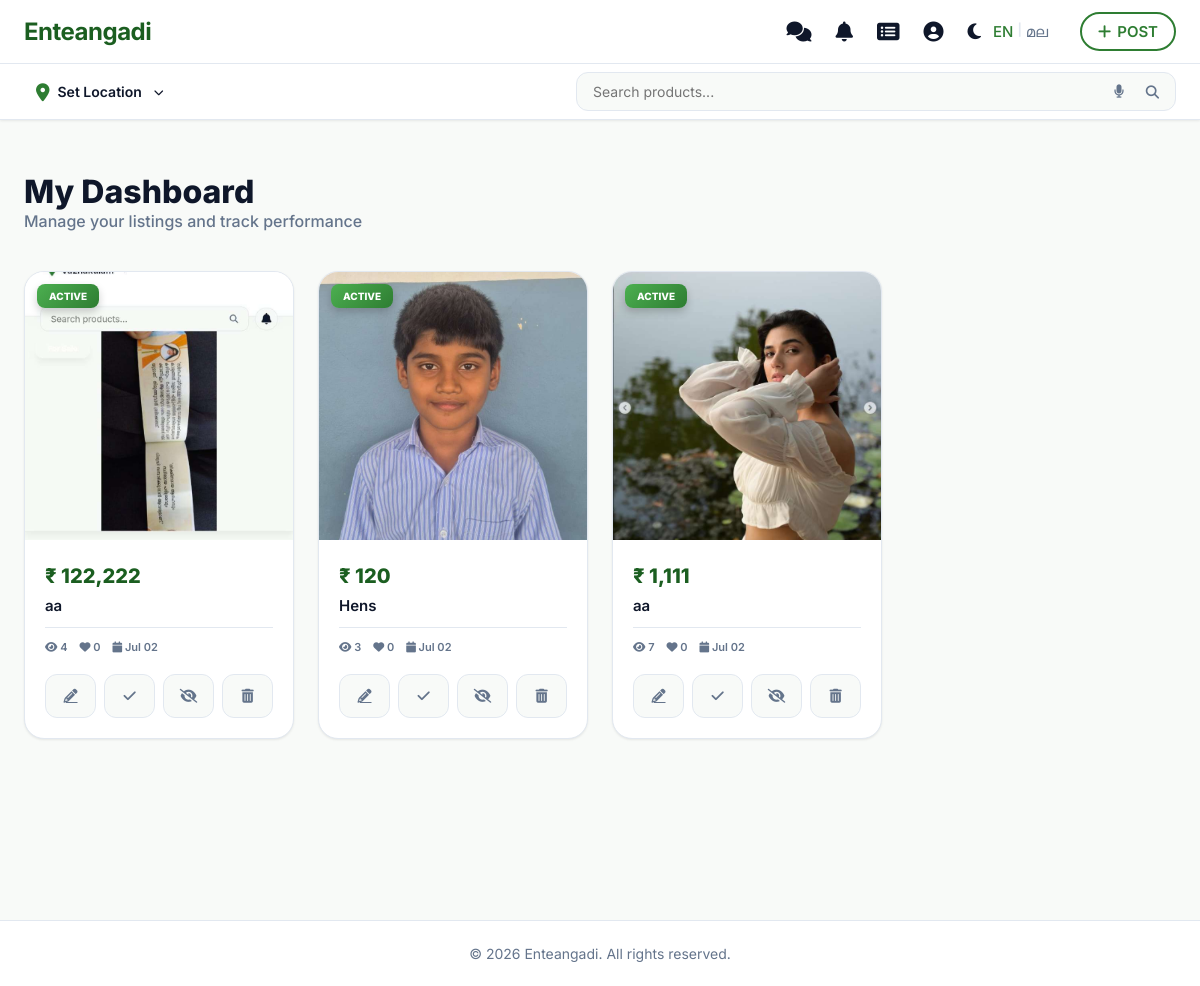
The app's page /user/my_ads.php (signed in), older data.
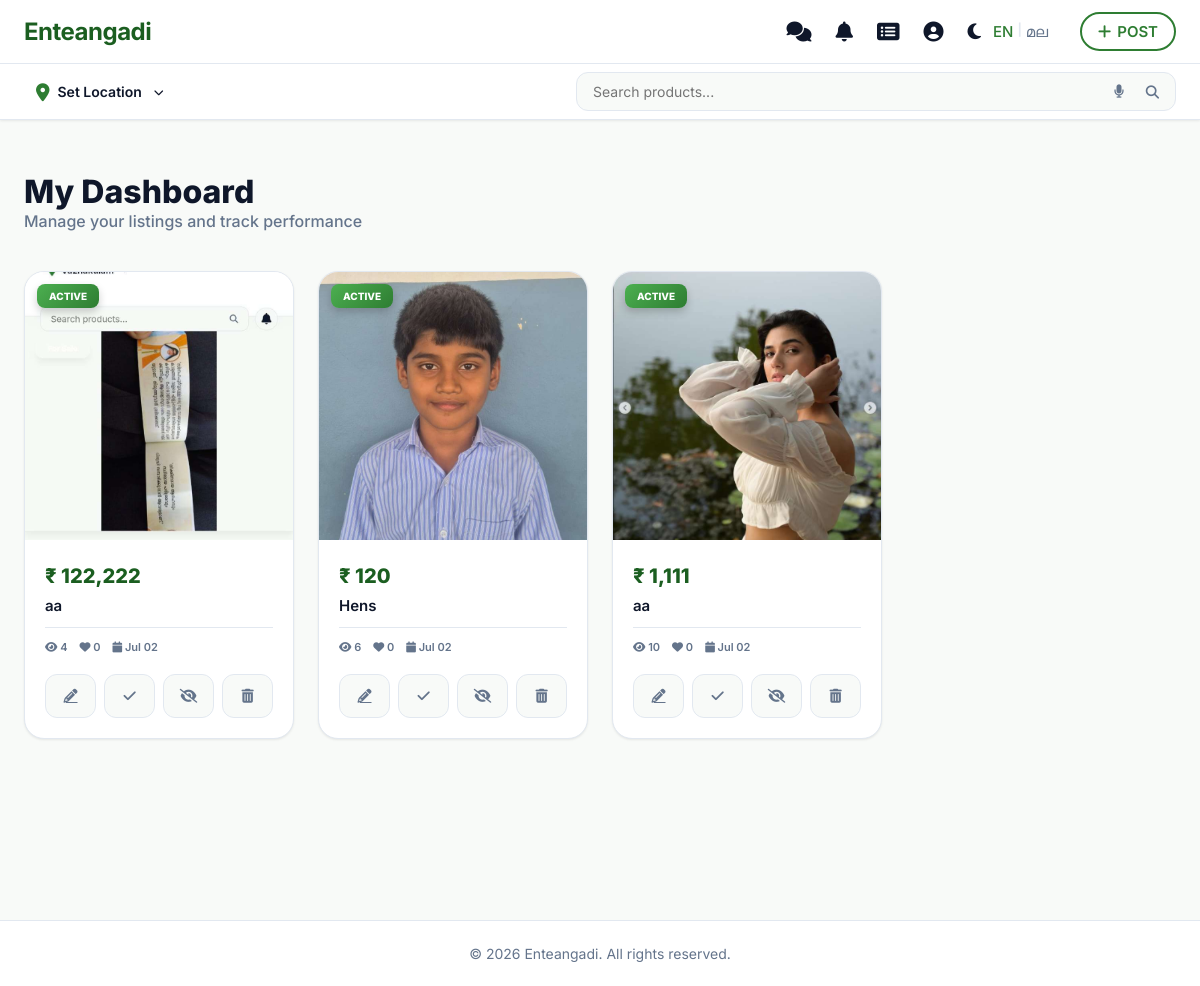
The same page, newer data.
### tables this page shows
CREATE TABLE `products` (
  `id` int(11) NOT NULL AUTO_INCREMENT,
  `unique_id` varchar(20) DEFAULT NULL,
  `user_id` int(11) NOT NULL,
  `category_id` int(11) NOT NULL,
  `title` varchar(255) NOT NULL,
  `description` text DEFAULT NULL,
  `price` decimal(10,2) NOT NULL,
  `type` enum('sell','buy','rent') DEFAULT 'sell',
  `expiry_date` date DEFAULT NULL,
  `whatsapp_number` varchar(20) DEFAULT NULL,
  `phone_number` varchar(20) DEFAULT NULL,
  `location_name` varchar(255) DEFAULT NULL,
  `latitude` decimal(10,8) DEFAULT NULL,
  `longitude` decimal(11,8) DEFAULT NULL,
  `status` enum('active','deleted','sold','expired','pending','inactive') DEFAULT 'active',
  `status_reason` text DEFAULT NULL,
  `is_verified` tinyint(1) DEFAULT 0,
  `is_notified` tinyint(1) DEFAULT 0,
  `views` int(11) DEFAULT 0,
  `created_at` timestamp NOT NULL DEFAULT current_timestamp(),
  `updated_at` timestamp NOT NULL DEFAULT current_timestamp() ON UPDATE current_timestamp(),
  PRIMARY KEY (`id`),
  UNIQUE KEY `unique_id` (`unique_id`),
  KEY `user_id` (`user_id`),
  KEY `category_id` (`category_id`),
  KEY `idx_products_status_created` (`status`,`created_at`),
  KEY `idx_products_status_type_created` (`status`,`type`,`created_at`),
  CONSTRAINT `products_ibfk_1` FOREIGN KEY (`user_id`) REFERENCES `users` (`id`) ON DELETE CASCADE,
  CONSTRAINT `products_ibfk_2` FOREIGN KEY (`category_id`) REFERENCES `categories` (`id`) ON DELETE CASCADE
);

### user/my_ads.php (the view, shortened to what this page needs)
<?php
require_once '../config.php';
$user_id = $_SESSION['user_id'];
$ad_stmt = $pdo->prepare("SELECT p.*, c.name as category_name,
    (SELECT image_path FROM product_images pi WHERE pi.product_id = p.id LIMIT 1) as main_image,
    (SELECT COUNT(*) FROM wishlist w WHERE w.product_id = p.id) as like_count
    FROM products p
    LEFT JOIN categories c ON p.category_id = c.id
    WHERE p.user_id = ? AND p.status != 'permanently_deleted'
    ORDER BY (p.status = 'active') DESC, p.created_at DESC");
$ad_stmt->execute([$user_id]);
$all_ads = $ad_stmt->fetchAll();
require_once '../includes/header.php';
?>
<div class="my-ads-wrapper">
    <div class="container">
        <div class="dashboard-header-premium">
            <div class="header-left">
                <h1>My Dashboard</h1>
                <p>Manage your listings and track performance</p>
            </div>
        </div>
        <?php if (empty($all_ads)): ?>
            <div class="empty-state-premium">
                <div class="empty-illustration">
                    <i class="fa fa-layer-group"></i>
                </div>
                <h3>Your Dashboard is Waiting</h3>
                <p>Start your journey by posting your first advertisement. It's quick, easy, and reaches thousands of
                    buyers.</p>
                <a href="post_ad.php" class="btn-premium-cta">
                    <i class="fa fa-plus-circle"></i> Create New Listing
                </a>
            </div>
        <?php else: ?>
            <div class="my-ads-grid">
                <?php foreach ($all_ads as $ad):
                    $is_active = ($ad['status'] === 'active');
                    ?>
                    <div class="my-ad-card <?= !$is_active ? 'ad-card-dimmed' : '' ?>" style="cursor: pointer;" onclick="if(!event.target.closest('.action-tools-grid') && !event.target.closest('.modal-overlay-premium') && !event.target.closest('#feedbackModal')) window.location.href='../product.php?id=<?= $ad['id'] ?>';">
                        <div class="ad-card-image-box">
                            <?php if ($ad['main_image']): ?>
                                <img src="../<?= htmlspecialchars($ad['main_image']) ?>" alt="<?= htmlspecialchars($ad['title']) ?>"
                                    class="ad-image">
                            <?php else: ?>
                                <div class="ad-image-placeholder"><i class="fa fa-image"></i></div>
                            <?php endif; ?>
                            <div class="ad-status-badge status-<?= $ad['status'] ?>">
                                <?= strtoupper($ad['status']) ?>
                            </div>
                        </div>
                        <div class="ad-card-details">
                            <div class="ad-price">₹ <?= number_format($ad['price'], 0) ?></div>
                            <h3 class="ad-title"><?= htmlspecialchars($ad['title']) ?></h3>
                            <div class="ad-stats-mini">
                                <span><i class="fa fa-eye"></i> <?= number_format($ad['views']) ?></span>
                                <span><i class="fa fa-heart"></i> <?= number_format($ad['like_count']) ?></span>
                                <span><i class="fa fa-calendar"></i> <?= date('M d', strtotime($ad['created_at'])) ?></span>
                            </div>
                            <div class="ad-card-actions-premium">
                                <div class="action-tools-grid">
                                    <?php if ($is_active): ?>
                                        <a href="edit_ad.php?id=<?= $ad['id'] ?>" class="tool-btn edit" title="Edit Listing">
                                            <i class="fa fa-pencil-alt"></i>
                                        </a>
                                        <button onclick="openFeedbackModal(<?= $ad['id'] ?>, 'mark_sold')" class="tool-btn sold"
                                            title="Mark as Sold">
                                            <i class="fa fa-check"></i>
                                        </button>
                                        <form method="POST" style="display:contents;">
                                            <button type="submit" class="tool-btn deactivate" title="Deactivate">
                                                <i class="fa fa-eye-slash"></i>
                                            </button>
                                        </form>
                                    <?php endif; ?>
                                    <button onclick="openFeedbackModal(<?= $ad['id'] ?>, 'delete')" class="tool-btn delete"
                                        title="Delete">
                                        <i class="fa fa-trash-alt"></i>
                                    </button>
                                </div>
                            </div>
                        </div>
                    </div>
                <?php endforeach; ?>
            </div>
        <?php endif; ?>
    </div>
</div>
<?php require_once '../includes/footer.php'; ?>

Row changes from the older to the newer data that the page shows:
changed products "Hens": views "3" → "6"
changed products (number 3 of 3 on the later page): views "7" → "10"
